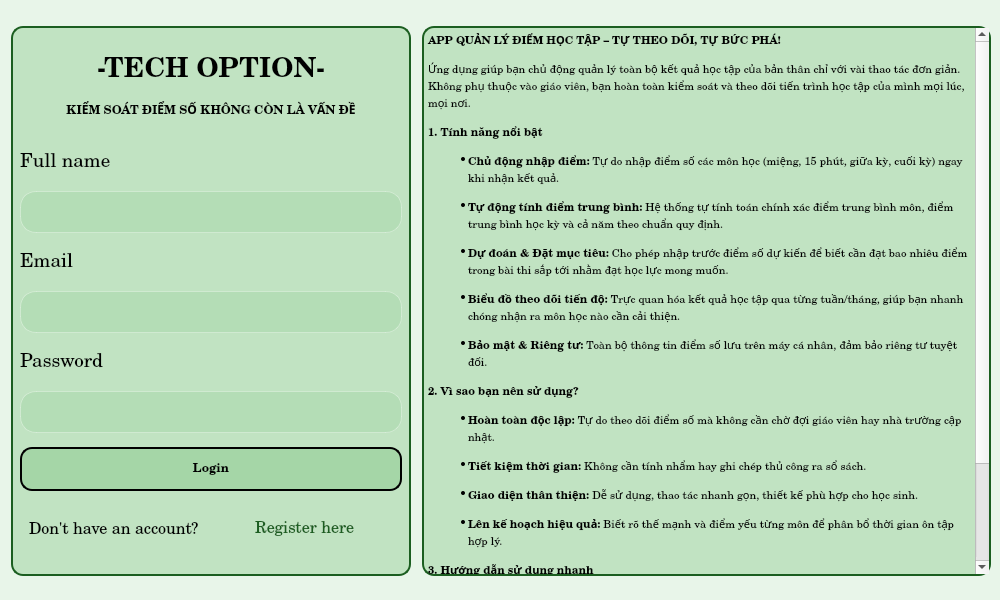
<?xml version="1.0" encoding="UTF-8"?>
<ui version="4.0">
 <class>MainWindow</class>
 <widget class="QMainWindow" name="MainWindow">
  <property name="geometry">
   <rect>
    <x>0</x>
    <y>0</y>
    <width>1000</width>
    <height>600</height>
   </rect>
  </property>
  <property name="sizePolicy">
   <sizepolicy hsizetype="Preferred" vsizetype="Fixed">
    <horstretch>0</horstretch>
    <verstretch>0</verstretch>
   </sizepolicy>
  </property>
  <property name="minimumSize">
   <size>
    <width>1000</width>
    <height>600</height>
   </size>
  </property>
  <property name="maximumSize">
   <size>
    <width>1000</width>
    <height>600</height>
   </size>
  </property>
  <property name="windowTitle">
   <string>MainWindow</string>
  </property>
  <widget class="QWidget" name="centralwidget">
   <property name="sizePolicy">
    <sizepolicy hsizetype="Fixed" vsizetype="Preferred">
     <horstretch>0</horstretch>
     <verstretch>0</verstretch>
    </sizepolicy>
   </property>
   <property name="minimumSize">
    <size>
     <width>1000</width>
     <height>600</height>
    </size>
   </property>
   <property name="maximumSize">
    <size>
     <width>1000</width>
     <height>600</height>
    </size>
   </property>
   <property name="styleSheet">
    <string notr="true">/* Nền xanh dương cực đậm huyền bí */
#centralwidget {
	background: #E8F5E9;
}

/* Các ô nhập dữ liệu nền xanh đêm, chữ trắng */
#full_name, #email, #password, #password_2 {
	background: #131F42;
	border: 1px solid #1D2E61;
	border-radius: 10px;
	min-height: 40px;
	padding-left: 10px;
	color: #FFFFFF;
}
#full_name:focus, #email:focus, #password:focus, #password_2:focus {
	border: 1.5px solid #00B4D8; /* Lên viền xanh sáng của logo khi click chuột vào */
}

/* Các nhãn chữ đổi sang màu xanh sáng cho dễ đọc */
QLabel {
	color: #00B4D8;
}

/* Nút Register màu xanh Cyan nổi bần bật */
#signup {
    border: 2px solid #000000;
    border-radius: 12px;
    background-color: rgba(0, 180, 216, 150);
    color: #0A1128;
    font-weight: bold;
    min-height: 40px;
}
#signup:hover {
    border: 2px solid #1B5E20;
    background-color: rgba(0, 245, 212, 180);
}/* Di chuột vào sẽ sáng rực lên */


/* Chữ gợi ý và link Login */
#label_5 {
	color: #E0E1DD;
}
#nav_login {
	color: #00F5D4;
	background: transparent;
	border: none;
	outline: none;	
	text-align: left; 
}
#nav_login:hover {
	color: #FFFFFF;
	text-decoration: underline;
}</string>
   </property>
   <layout class="QHBoxLayout" name="horizontalLayout" stretch="0,0">
    <property name="spacing">
     <number>11</number>
    </property>
    <property name="leftMargin">
     <number>11</number>
    </property>
    <property name="topMargin">
     <number>11</number>
    </property>
    <item>
     <widget class="QWidget" name="widget" native="true">
      <property name="sizePolicy">
       <sizepolicy hsizetype="Preferred" vsizetype="Minimum">
        <horstretch>0</horstretch>
        <verstretch>0</verstretch>
       </sizepolicy>
      </property>
      <property name="minimumSize">
       <size>
        <width>400</width>
        <height>550</height>
       </size>
      </property>
      <property name="maximumSize">
       <size>
        <width>400</width>
        <height>550</height>
       </size>
      </property>
      <property name="styleSheet">
       <string notr="true">#widget {
    border: 2px solid #1B5E20;
    border-radius: 12px;
    background-color: rgba(165, 214, 167, 150);
}</string>
      </property>
      <layout class="QVBoxLayout" name="verticalLayout">
       <item>
        <widget class="QLabel" name="title">
         <property name="sizePolicy">
          <sizepolicy hsizetype="Preferred" vsizetype="Fixed">
           <horstretch>0</horstretch>
           <verstretch>0</verstretch>
          </sizepolicy>
         </property>
         <property name="minimumSize">
          <size>
           <width>0</width>
           <height>90</height>
          </size>
         </property>
         <property name="maximumSize">
          <size>
           <width>16777215</width>
           <height>90</height>
          </size>
         </property>
         <property name="font">
          <font>
           <family>Century</family>
           <pointsize>16</pointsize>
           <weight>75</weight>
           <bold>true</bold>
          </font>
         </property>
         <property name="styleSheet">
          <string notr="true">color: #000000;</string>
         </property>
         <property name="text">
          <string>&lt;html&gt;&lt;head/&gt;&lt;body&gt;&lt;p&gt;&lt;span style=&quot; font-size:20pt;&quot;&gt;-TECH OPTION-&lt;/span&gt;&lt;/p&gt;&lt;p&gt;&lt;span style=&quot; font-size:9pt;&quot;&gt;KIỂM SOÁT ĐIỂM SỐ KHÔNG CÒN LÀ VẤN ĐỀ&lt;/span&gt;&lt;/p&gt;&lt;/body&gt;&lt;/html&gt;</string>
         </property>
         <property name="scaledContents">
          <bool>true</bool>
         </property>
         <property name="alignment">
          <set>Qt::AlignCenter</set>
         </property>
        </widget>
       </item>
       <item>
        <widget class="QLabel" name="label_6">
         <property name="sizePolicy">
          <sizepolicy hsizetype="Preferred" vsizetype="Minimum">
           <horstretch>0</horstretch>
           <verstretch>0</verstretch>
          </sizepolicy>
         </property>
         <property name="minimumSize">
          <size>
           <width>0</width>
           <height>30</height>
          </size>
         </property>
         <property name="maximumSize">
          <size>
           <width>16777215</width>
           <height>30</height>
          </size>
         </property>
         <property name="font">
          <font>
           <family>Century</family>
           <pointsize>14</pointsize>
          </font>
         </property>
         <property name="styleSheet">
          <string notr="true">color: #000000;</string>
         </property>
         <property name="text">
          <string>Full name</string>
         </property>
        </widget>
       </item>
       <item>
        <widget class="QLineEdit" name="full_name">
         <property name="minimumSize">
          <size>
           <width>0</width>
           <height>42</height>
          </size>
         </property>
         <property name="font">
          <font>
           <family>Arial</family>
           <pointsize>14</pointsize>
          </font>
         </property>
         <property name="styleSheet">
          <string notr="true">#full_name {
    border: 1px solid rgba(255, 255, 255, 80);
    border-radius: 16px;
    background-color: rgba(165, 214, 167, 120);
}</string>
         </property>
        </widget>
       </item>
       <item>
        <widget class="QLabel" name="label_3">
         <property name="sizePolicy">
          <sizepolicy hsizetype="Preferred" vsizetype="Minimum">
           <horstretch>0</horstretch>
           <verstretch>0</verstretch>
          </sizepolicy>
         </property>
         <property name="minimumSize">
          <size>
           <width>0</width>
           <height>30</height>
          </size>
         </property>
         <property name="maximumSize">
          <size>
           <width>16777215</width>
           <height>30</height>
          </size>
         </property>
         <property name="font">
          <font>
           <family>Century</family>
           <pointsize>14</pointsize>
          </font>
         </property>
         <property name="styleSheet">
          <string notr="true">color: #000000;</string>
         </property>
         <property name="text">
          <string>Email</string>
         </property>
        </widget>
       </item>
       <item>
        <widget class="QLineEdit" name="email">
         <property name="minimumSize">
          <size>
           <width>0</width>
           <height>42</height>
          </size>
         </property>
         <property name="font">
          <font>
           <family>Arial</family>
           <pointsize>14</pointsize>
          </font>
         </property>
         <property name="styleSheet">
          <string notr="true">#email {
    border: 1px solid rgba(255, 255, 255, 80);
    border-radius: 16px;
    background-color: rgba(165, 214, 167, 120);
}</string>
         </property>
        </widget>
       </item>
       <item>
        <widget class="QLabel" name="label_4">
         <property name="minimumSize">
          <size>
           <width>0</width>
           <height>30</height>
          </size>
         </property>
         <property name="maximumSize">
          <size>
           <width>16777215</width>
           <height>30</height>
          </size>
         </property>
         <property name="font">
          <font>
           <family>Century</family>
           <pointsize>14</pointsize>
          </font>
         </property>
         <property name="styleSheet">
          <string notr="true">color: #000000;</string>
         </property>
         <property name="text">
          <string>Password</string>
         </property>
        </widget>
       </item>
       <item>
        <widget class="QLineEdit" name="password">
         <property name="minimumSize">
          <size>
           <width>0</width>
           <height>42</height>
          </size>
         </property>
         <property name="baseSize">
          <size>
           <width>0</width>
           <height>30</height>
          </size>
         </property>
         <property name="font">
          <font>
           <family>Arial</family>
           <pointsize>14</pointsize>
          </font>
         </property>
         <property name="styleSheet">
          <string notr="true">#password {
    border: 1px solid rgba(255, 255, 255, 80);
    border-radius: 16px;
    background-color: rgba(165, 214, 167, 120);
}</string>
         </property>
         <property name="echoMode">
          <enum>QLineEdit::Password</enum>
         </property>
        </widget>
       </item>
       <item>
        <widget class="QPushButton" name="signup">
         <property name="minimumSize">
          <size>
           <width>0</width>
           <height>44</height>
          </size>
         </property>
         <property name="font">
          <font>
           <family>Century</family>
           <weight>75</weight>
           <bold>true</bold>
          </font>
         </property>
         <property name="styleSheet">
          <string notr="true">color: #000000;
background-color: rgb(165, 214, 167);</string>
         </property>
         <property name="text">
          <string>Login</string>
         </property>
        </widget>
       </item>
       <item>
        <widget class="QWidget" name="widget_3" native="true">
         <property name="minimumSize">
          <size>
           <width>0</width>
           <height>50</height>
          </size>
         </property>
         <property name="maximumSize">
          <size>
           <width>16777215</width>
           <height>50</height>
          </size>
         </property>
         <property name="styleSheet">
          <string notr="true">background: transparent;</string>
         </property>
         <layout class="QHBoxLayout" name="horizontalLayout_2" stretch="0,1">
          <item>
           <widget class="QLabel" name="label_5">
            <property name="minimumSize">
             <size>
              <width>220</width>
              <height>0</height>
             </size>
            </property>
            <property name="maximumSize">
             <size>
              <width>200</width>
              <height>16777215</height>
             </size>
            </property>
            <property name="font">
             <font>
              <family>Century</family>
              <pointsize>12</pointsize>
             </font>
            </property>
            <property name="styleSheet">
             <string notr="true">color: #000000;</string>
            </property>
            <property name="text">
             <string>Don't have an account?</string>
            </property>
            <property name="wordWrap">
             <bool>false</bool>
            </property>
           </widget>
          </item>
          <item>
           <widget class="QPushButton" name="nav_login">
            <property name="font">
             <font>
              <family>Century</family>
              <pointsize>12</pointsize>
             </font>
            </property>
            <property name="layoutDirection">
             <enum>Qt::LeftToRight</enum>
            </property>
            <property name="styleSheet">
             <string notr="true">color: #1B5E20;</string>
            </property>
            <property name="text">
             <string>Register here</string>
            </property>
           </widget>
          </item>
         </layout>
        </widget>
       </item>
      </layout>
     </widget>
    </item>
    <item>
     <widget class="QTextBrowser" name="textBrowser">
      <property name="minimumSize">
       <size>
        <width>0</width>
        <height>550</height>
       </size>
      </property>
      <property name="maximumSize">
       <size>
        <width>16777215</width>
        <height>550</height>
       </size>
      </property>
      <property name="font">
       <font>
        <family>Century</family>
       </font>
      </property>
      <property name="styleSheet">
       <string notr="true">#textBrowser {
    border: 2px solid #1B5E20;
    border-radius: 12px;
    background-color: rgba(165, 214, 167, 150);
}</string>
      </property>
      <property name="html">
       <string>&lt;!DOCTYPE HTML PUBLIC &quot;-//W3C//DTD HTML 4.0//EN&quot; &quot;http://www.w3.org/TR/REC-html40/strict.dtd&quot;&gt;
&lt;html&gt;&lt;head&gt;&lt;meta name=&quot;qrichtext&quot; content=&quot;1&quot; /&gt;&lt;style type=&quot;text/css&quot;&gt;
p, li { white-space: pre-wrap; }
&lt;/style&gt;&lt;/head&gt;&lt;body style=&quot; font-family:'Century'; font-size:7.8pt; font-weight:400; font-style:normal;&quot;&gt;
&lt;p style=&quot; margin-top:14px; margin-bottom:12px; margin-left:0px; margin-right:0px; -qt-block-indent:0; text-indent:0px;&quot;&gt;&lt;span style=&quot; font-family:'MS Shell Dlg 2'; font-size:8pt; font-weight:600;&quot;&gt;APP QUẢN LÝ ĐIỂM HỌC TẬP – TỰ THEO DÕI, TỰ BỨC PHÁ!&lt;/span&gt;&lt;/p&gt;
&lt;p style=&quot; margin-top:12px; margin-bottom:12px; margin-left:0px; margin-right:0px; -qt-block-indent:0; text-indent:0px;&quot;&gt;&lt;span style=&quot; font-family:'MS Shell Dlg 2'; font-size:8pt;&quot;&gt;Ứng dụng giúp bạn chủ động quản lý toàn bộ kết quả học tập của bản thân chỉ với vài thao tác đơn giản. Không phụ thuộc vào giáo viên, bạn hoàn toàn kiểm soát và theo dõi tiến trình học tập của mình mọi lúc, mọi nơi.&lt;/span&gt;&lt;/p&gt;
&lt;p style=&quot; margin-top:12px; margin-bottom:12px; margin-left:0px; margin-right:0px; -qt-block-indent:0; text-indent:0px;&quot;&gt;&lt;span style=&quot; font-family:'MS Shell Dlg 2'; font-size:8pt; font-weight:600;&quot;&gt;1. Tính năng nổi bật&lt;/span&gt;&lt;/p&gt;
&lt;ul style=&quot;margin-top: 0px; margin-bottom: 0px; margin-left: 0px; margin-right: 0px; -qt-list-indent: 1;&quot;&gt;&lt;li style=&quot; font-family:'MS Shell Dlg 2'; font-size:8pt;&quot; style=&quot; margin-top:12px; margin-bottom:12px; margin-left:0px; margin-right:0px; -qt-block-indent:0; text-indent:0px;&quot;&gt;&lt;span style=&quot; font-weight:600;&quot;&gt;Chủ động nhập điểm:&lt;/span&gt; Tự do nhập điểm số các môn học (miệng, 15 phút, giữa kỳ, cuối kỳ) ngay khi nhận kết quả.&lt;/li&gt;
&lt;li style=&quot; font-family:'MS Shell Dlg 2'; font-size:8pt;&quot; style=&quot; margin-top:12px; margin-bottom:12px; margin-left:0px; margin-right:0px; -qt-block-indent:0; text-indent:0px;&quot;&gt;&lt;span style=&quot; font-weight:600;&quot;&gt;Tự động tính điểm trung bình:&lt;/span&gt; Hệ thống tự tính toán chính xác điểm trung bình môn, điểm trung bình học kỳ và cả năm theo chuẩn quy định.&lt;/li&gt;
&lt;li style=&quot; font-family:'MS Shell Dlg 2'; font-size:8pt;&quot; style=&quot; margin-top:12px; margin-bottom:12px; margin-left:0px; margin-right:0px; -qt-block-indent:0; text-indent:0px;&quot;&gt;&lt;span style=&quot; font-weight:600;&quot;&gt;Dự đoán &amp;amp; Đặt mục tiêu:&lt;/span&gt; Cho phép nhập trước điểm số dự kiến để biết cần đạt bao nhiêu điểm trong bài thi sắp tới nhằm đạt học lực mong muốn.&lt;/li&gt;
&lt;li style=&quot; font-family:'MS Shell Dlg 2'; font-size:8pt;&quot; style=&quot; margin-top:12px; margin-bottom:12px; margin-left:0px; margin-right:0px; -qt-block-indent:0; text-indent:0px;&quot;&gt;&lt;span style=&quot; font-weight:600;&quot;&gt;Biểu đồ theo dõi tiến độ:&lt;/span&gt; Trực quan hóa kết quả học tập qua từng tuần/tháng, giúp bạn nhanh chóng nhận ra môn học nào cần cải thiện.&lt;/li&gt;
&lt;li style=&quot; font-family:'MS Shell Dlg 2'; font-size:8pt;&quot; style=&quot; margin-top:12px; margin-bottom:12px; margin-left:0px; margin-right:0px; -qt-block-indent:0; text-indent:0px;&quot;&gt;&lt;span style=&quot; font-weight:600;&quot;&gt;Bảo mật &amp;amp; Riêng tư:&lt;/span&gt; Toàn bộ thông tin điểm số lưu trên máy cá nhân, đảm bảo riêng tư tuyệt đối.&lt;/li&gt;&lt;/ul&gt;
&lt;p style=&quot; margin-top:12px; margin-bottom:12px; margin-left:0px; margin-right:0px; -qt-block-indent:0; text-indent:0px;&quot;&gt;&lt;span style=&quot; font-family:'MS Shell Dlg 2'; font-size:8pt; font-weight:600;&quot;&gt;2. Vì sao bạn nên sử dụng?&lt;/span&gt;&lt;/p&gt;
&lt;ul style=&quot;margin-top: 0px; margin-bottom: 0px; margin-left: 0px; margin-right: 0px; -qt-list-indent: 1;&quot;&gt;&lt;li style=&quot; font-family:'MS Shell Dlg 2'; font-size:8pt;&quot; style=&quot; margin-top:12px; margin-bottom:12px; margin-left:0px; margin-right:0px; -qt-block-indent:0; text-indent:0px;&quot;&gt;&lt;span style=&quot; font-weight:600;&quot;&gt;Hoàn toàn độc lập:&lt;/span&gt; Tự do theo dõi điểm số mà không cần chờ đợi giáo viên hay nhà trường cập nhật.&lt;/li&gt;
&lt;li style=&quot; font-family:'MS Shell Dlg 2'; font-size:8pt;&quot; style=&quot; margin-top:12px; margin-bottom:12px; margin-left:0px; margin-right:0px; -qt-block-indent:0; text-indent:0px;&quot;&gt;&lt;span style=&quot; font-weight:600;&quot;&gt;Tiết kiệm thời gian:&lt;/span&gt; Không cần tính nhẩm hay ghi chép thủ công ra sổ sách.&lt;/li&gt;
&lt;li style=&quot; font-family:'MS Shell Dlg 2'; font-size:8pt;&quot; style=&quot; margin-top:12px; margin-bottom:12px; margin-left:0px; margin-right:0px; -qt-block-indent:0; text-indent:0px;&quot;&gt;&lt;span style=&quot; font-weight:600;&quot;&gt;Giao diện thân thiện:&lt;/span&gt; Dễ sử dụng, thao tác nhanh gọn, thiết kế phù hợp cho học sinh.&lt;/li&gt;
&lt;li style=&quot; font-family:'MS Shell Dlg 2'; font-size:8pt;&quot; style=&quot; margin-top:12px; margin-bottom:12px; margin-left:0px; margin-right:0px; -qt-block-indent:0; text-indent:0px;&quot;&gt;&lt;span style=&quot; font-weight:600;&quot;&gt;Lên kế hoạch hiệu quả:&lt;/span&gt; Biết rõ thế mạnh và điểm yếu từng môn để phân bổ thời gian ôn tập hợp lý.&lt;/li&gt;&lt;/ul&gt;
&lt;p style=&quot; margin-top:12px; margin-bottom:12px; margin-left:0px; margin-right:0px; -qt-block-indent:0; text-indent:0px;&quot;&gt;&lt;span style=&quot; font-family:'MS Shell Dlg 2'; font-size:8pt; font-weight:600;&quot;&gt;3. Hướng dẫn sử dụng nhanh&lt;/span&gt;&lt;/p&gt;
&lt;ol style=&quot;margin-top: 0px; margin-bottom: 0px; margin-left: 0px; margin-right: 0px; -qt-list-indent: 1;&quot;&gt;&lt;li style=&quot; font-family:'MS Shell Dlg 2'; font-size:8pt;&quot; style=&quot; margin-top:12px; margin-bottom:12px; margin-left:0px; margin-right:0px; -qt-block-indent:0; text-indent:0px;&quot;&gt;&lt;span style=&quot; font-weight:600;&quot;&gt;Bước 1:&lt;/span&gt; Tải và mở ứng dụng.&lt;/li&gt;
&lt;li style=&quot; font-family:'MS Shell Dlg 2'; font-size:8pt;&quot; style=&quot; margin-top:12px; margin-bottom:12px; margin-left:0px; margin-right:0px; -qt-block-indent:0; text-indent:0px;&quot;&gt;&lt;span style=&quot; font-weight:600;&quot;&gt;Bước 2:&lt;/span&gt; Tạo danh sách môn học và thiết lập hệ số điểm.&lt;/li&gt;
&lt;li style=&quot; font-family:'MS Shell Dlg 2'; font-size:8pt;&quot; style=&quot; margin-top:12px; margin-bottom:12px; margin-left:0px; margin-right:0px; -qt-block-indent:0; text-indent:0px;&quot;&gt;&lt;span style=&quot; font-weight:600;&quot;&gt;Bước 3:&lt;/span&gt; Nhập điểm số mỗi khi có bài kiểm tra.&lt;/li&gt;
&lt;li style=&quot; font-family:'MS Shell Dlg 2'; font-size:8pt;&quot; style=&quot; margin-top:12px; margin-bottom:12px; margin-left:0px; margin-right:0px; -qt-block-indent:0; text-indent:0px;&quot;&gt;&lt;span style=&quot; font-weight:600;&quot;&gt;Bước 4:&lt;/span&gt; Xem kết quả phân tích và theo dõi tiến độ học tập.&lt;/li&gt;&lt;/ol&gt;&lt;/body&gt;&lt;/html&gt;</string>
      </property>
     </widget>
    </item>
   </layout>
  </widget>
 </widget>
 <resources/>
 <connections/>
</ui>
